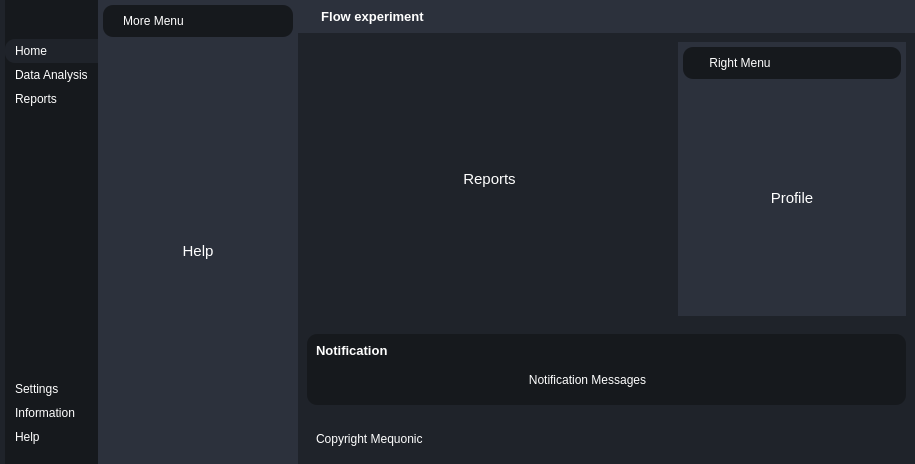
<?xml version="1.0" encoding="UTF-8"?>
<ui version="4.0">
 <class>MainWindow</class>
 <widget class="QMainWindow" name="MainWindow">
  <property name="geometry">
   <rect>
    <x>0</x>
    <y>0</y>
    <width>915</width>
    <height>464</height>
   </rect>
  </property>
  <property name="windowTitle">
   <string>MainWindow</string>
  </property>
  <property name="styleSheet">
   <string notr="true"> *{
	border:none;
    background-color:transparent;
    background: transparent;
    padding:0;
    margin:0;
    color: #fff;
}
#centralwidget{
	background-color:#1f232a;
}

#leftMenuSubContainer{
  background-color:#16191d;
}
#leftMenuSubContainer QPushButton{
  text-align: left;
  padding:5px 10px; 
	border-top-left-radius:10px;
	border-bottom-left-radius:10px;

}

#centerMenuSubContainer,#rightMenuSubContainer{
	background-color:#2c313c;
}

#frame_4,#frame_8,#popupNotificationSubContainer{
	background-color:#16191d;
	border-radius:10px;

}

#headerContiner{
	background-color:#2c313c;
}


</string>
  </property>
  <widget class="QWidget" name="centralwidget">
   <layout class="QHBoxLayout" name="horizontalLayout">
    <property name="spacing">
     <number>0</number>
    </property>
    <property name="leftMargin">
     <number>0</number>
    </property>
    <property name="topMargin">
     <number>0</number>
    </property>
    <property name="rightMargin">
     <number>0</number>
    </property>
    <property name="bottomMargin">
     <number>0</number>
    </property>
    <item alignment="Qt::AlignLeft">
     <widget class="QWidget" name="leftMenuContainer" native="true">
      <property name="styleSheet">
       <string notr="true"/>
      </property>
      <layout class="QVBoxLayout" name="verticalLayout_2">
       <property name="spacing">
        <number>0</number>
       </property>
       <property name="leftMargin">
        <number>5</number>
       </property>
       <property name="topMargin">
        <number>0</number>
       </property>
       <property name="rightMargin">
        <number>0</number>
       </property>
       <property name="bottomMargin">
        <number>0</number>
       </property>
       <item alignment="Qt::AlignLeft">
        <widget class="QWidget" name="leftMenuSubContainer" native="true">
         <layout class="QVBoxLayout" name="verticalLayout">
          <property name="spacing">
           <number>0</number>
          </property>
          <property name="leftMargin">
           <number>0</number>
          </property>
          <property name="topMargin">
           <number>5</number>
          </property>
          <property name="rightMargin">
           <number>0</number>
          </property>
          <property name="bottomMargin">
           <number>5</number>
          </property>
          <item>
           <widget class="QFrame" name="frame">
            <property name="frameShape">
             <enum>QFrame::StyledPanel</enum>
            </property>
            <property name="frameShadow">
             <enum>QFrame::Raised</enum>
            </property>
            <layout class="QHBoxLayout" name="horizontalLayout_2">
             <property name="spacing">
              <number>0</number>
             </property>
             <property name="leftMargin">
              <number>0</number>
             </property>
             <property name="topMargin">
              <number>0</number>
             </property>
             <property name="rightMargin">
              <number>0</number>
             </property>
             <property name="bottomMargin">
              <number>0</number>
             </property>
             <item>
              <widget class="QPushButton" name="pushButton">
               <property name="toolTip">
                <string>Menu</string>
               </property>
               <property name="text">
                <string/>
               </property>
               <property name="icon">
                <iconset resource="resources.qrc">
                 <normaloff>:/icons/icons/align-justify.svg</normaloff>:/icons/icons/align-justify.svg</iconset>
               </property>
              </widget>
             </item>
            </layout>
           </widget>
          </item>
          <item alignment="Qt::AlignTop">
           <widget class="QFrame" name="frame_2">
            <property name="sizePolicy">
             <sizepolicy hsizetype="Preferred" vsizetype="Preferred">
              <horstretch>0</horstretch>
              <verstretch>0</verstretch>
             </sizepolicy>
            </property>
            <property name="frameShape">
             <enum>QFrame::StyledPanel</enum>
            </property>
            <property name="frameShadow">
             <enum>QFrame::Raised</enum>
            </property>
            <layout class="QVBoxLayout" name="verticalLayout_3">
             <property name="spacing">
              <number>0</number>
             </property>
             <property name="leftMargin">
              <number>0</number>
             </property>
             <property name="topMargin">
              <number>10</number>
             </property>
             <property name="rightMargin">
              <number>0</number>
             </property>
             <property name="bottomMargin">
              <number>10</number>
             </property>
             <item>
              <widget class="QPushButton" name="homeBtn">
               <property name="toolTip">
                <string>Home</string>
               </property>
               <property name="styleSheet">
                <string notr="true">background-color: #1f232a</string>
               </property>
               <property name="text">
                <string>Home</string>
               </property>
               <property name="icon">
                <iconset resource="resources.qrc">
                 <normaloff>:/icons/icons/home.svg</normaloff>:/icons/icons/home.svg</iconset>
               </property>
               <property name="iconSize">
                <size>
                 <width>24</width>
                 <height>24</height>
                </size>
               </property>
              </widget>
             </item>
             <item>
              <widget class="QPushButton" name="dataBtn">
               <property name="toolTip">
                <string>Data Analysis</string>
               </property>
               <property name="text">
                <string>Data Analysis</string>
               </property>
               <property name="icon">
                <iconset resource="resources.qrc">
                 <normaloff>:/icons/icons/list.svg</normaloff>:/icons/icons/list.svg</iconset>
               </property>
               <property name="iconSize">
                <size>
                 <width>24</width>
                 <height>24</height>
                </size>
               </property>
              </widget>
             </item>
             <item>
              <widget class="QPushButton" name="reportBtn">
               <property name="toolTip">
                <string>Reports</string>
               </property>
               <property name="text">
                <string>Reports</string>
               </property>
               <property name="icon">
                <iconset resource="resources.qrc">
                 <normaloff>:/icons/icons/printer.svg</normaloff>:/icons/icons/printer.svg</iconset>
               </property>
               <property name="iconSize">
                <size>
                 <width>24</width>
                 <height>24</height>
                </size>
               </property>
              </widget>
             </item>
            </layout>
           </widget>
          </item>
          <item>
           <spacer name="verticalSpacer_2">
            <property name="orientation">
             <enum>Qt::Vertical</enum>
            </property>
            <property name="sizeHint" stdset="0">
             <size>
              <width>20</width>
              <height>40</height>
             </size>
            </property>
           </spacer>
          </item>
          <item>
           <widget class="QFrame" name="frame_3">
            <property name="frameShape">
             <enum>QFrame::StyledPanel</enum>
            </property>
            <property name="frameShadow">
             <enum>QFrame::Raised</enum>
            </property>
            <layout class="QVBoxLayout" name="verticalLayout_4">
             <property name="spacing">
              <number>0</number>
             </property>
             <property name="leftMargin">
              <number>0</number>
             </property>
             <property name="topMargin">
              <number>10</number>
             </property>
             <property name="rightMargin">
              <number>0</number>
             </property>
             <property name="bottomMargin">
              <number>10</number>
             </property>
             <item>
              <widget class="QPushButton" name="settingsBtn">
               <property name="toolTip">
                <string>Go to settings</string>
               </property>
               <property name="text">
                <string>Settings</string>
               </property>
               <property name="icon">
                <iconset resource="resources.qrc">
                 <normaloff>:/icons/icons/settings.svg</normaloff>:/icons/icons/settings.svg</iconset>
               </property>
               <property name="iconSize">
                <size>
                 <width>24</width>
                 <height>24</height>
                </size>
               </property>
              </widget>
             </item>
             <item>
              <widget class="QPushButton" name="infoBtn">
               <property name="toolTip">
                <string>Information about the app</string>
               </property>
               <property name="text">
                <string>Information</string>
               </property>
               <property name="icon">
                <iconset resource="resources.qrc">
                 <normaloff>:/icons/icons/info.svg</normaloff>:/icons/icons/info.svg</iconset>
               </property>
               <property name="iconSize">
                <size>
                 <width>24</width>
                 <height>24</height>
                </size>
               </property>
              </widget>
             </item>
             <item>
              <widget class="QPushButton" name="helpBtn">
               <property name="toolTip">
                <string>Get more help</string>
               </property>
               <property name="text">
                <string>Help</string>
               </property>
               <property name="icon">
                <iconset resource="resources.qrc">
                 <normaloff>:/icons/icons/help-circle.svg</normaloff>:/icons/icons/help-circle.svg</iconset>
               </property>
               <property name="iconSize">
                <size>
                 <width>24</width>
                 <height>24</height>
                </size>
               </property>
              </widget>
             </item>
            </layout>
           </widget>
          </item>
         </layout>
        </widget>
       </item>
      </layout>
     </widget>
    </item>
    <item>
     <widget class="QWidget" name="centerMenuContainer" native="true">
      <property name="minimumSize">
       <size>
        <width>200</width>
        <height>0</height>
       </size>
      </property>
      <layout class="QVBoxLayout" name="verticalLayout_5">
       <property name="spacing">
        <number>0</number>
       </property>
       <property name="leftMargin">
        <number>0</number>
       </property>
       <property name="topMargin">
        <number>0</number>
       </property>
       <property name="rightMargin">
        <number>0</number>
       </property>
       <property name="bottomMargin">
        <number>0</number>
       </property>
       <item alignment="Qt::AlignLeft">
        <widget class="QWidget" name="centerMenuSubContainer" native="true">
         <property name="minimumSize">
          <size>
           <width>200</width>
           <height>0</height>
          </size>
         </property>
         <layout class="QVBoxLayout" name="verticalLayout_6">
          <property name="spacing">
           <number>5</number>
          </property>
          <property name="leftMargin">
           <number>5</number>
          </property>
          <property name="topMargin">
           <number>5</number>
          </property>
          <property name="rightMargin">
           <number>5</number>
          </property>
          <property name="bottomMargin">
           <number>5</number>
          </property>
          <item alignment="Qt::AlignTop">
           <widget class="QFrame" name="frame_4">
            <property name="frameShape">
             <enum>QFrame::StyledPanel</enum>
            </property>
            <property name="frameShadow">
             <enum>QFrame::Raised</enum>
            </property>
            <layout class="QHBoxLayout" name="horizontalLayout_3">
             <item>
              <widget class="QLabel" name="label">
               <property name="text">
                <string>More Menu</string>
               </property>
               <property name="alignment">
                <set>Qt::AlignCenter</set>
               </property>
              </widget>
             </item>
             <item alignment="Qt::AlignRight">
              <widget class="QPushButton" name="pushButton_2">
               <property name="toolTip">
                <string>Close Menu</string>
               </property>
               <property name="text">
                <string/>
               </property>
               <property name="icon">
                <iconset resource="resources.qrc">
                 <normaloff>:/icons/icons/x-circle.svg</normaloff>:/icons/icons/x-circle.svg</iconset>
               </property>
               <property name="iconSize">
                <size>
                 <width>24</width>
                 <height>24</height>
                </size>
               </property>
              </widget>
             </item>
            </layout>
           </widget>
          </item>
          <item>
           <widget class="QStackedWidget" name="stackedWidget">
            <property name="styleSheet">
             <string notr="true"/>
            </property>
            <property name="currentIndex">
             <number>2</number>
            </property>
            <widget class="QWidget" name="page">
             <layout class="QVBoxLayout" name="verticalLayout_7">
              <item>
               <widget class="QLabel" name="label_2">
                <property name="font">
                 <font>
                  <pointsize>11</pointsize>
                 </font>
                </property>
                <property name="text">
                 <string>Settings</string>
                </property>
                <property name="alignment">
                 <set>Qt::AlignCenter</set>
                </property>
               </widget>
              </item>
             </layout>
            </widget>
            <widget class="QWidget" name="page_2">
             <layout class="QVBoxLayout" name="verticalLayout_8">
              <item>
               <widget class="QLabel" name="label_3">
                <property name="font">
                 <font>
                  <pointsize>11</pointsize>
                 </font>
                </property>
                <property name="text">
                 <string>Information</string>
                </property>
                <property name="alignment">
                 <set>Qt::AlignCenter</set>
                </property>
               </widget>
              </item>
             </layout>
            </widget>
            <widget class="QWidget" name="page_3">
             <layout class="QVBoxLayout" name="verticalLayout_9">
              <item>
               <widget class="QLabel" name="label_5">
                <property name="font">
                 <font>
                  <pointsize>11</pointsize>
                 </font>
                </property>
                <property name="text">
                 <string>Help</string>
                </property>
                <property name="alignment">
                 <set>Qt::AlignCenter</set>
                </property>
               </widget>
              </item>
             </layout>
            </widget>
           </widget>
          </item>
         </layout>
        </widget>
       </item>
      </layout>
     </widget>
    </item>
    <item>
     <widget class="QWidget" name="mainBodyContainer" native="true">
      <property name="sizePolicy">
       <sizepolicy hsizetype="Expanding" vsizetype="Preferred">
        <horstretch>0</horstretch>
        <verstretch>0</verstretch>
       </sizepolicy>
      </property>
      <property name="styleSheet">
       <string notr="true"/>
      </property>
      <layout class="QVBoxLayout" name="verticalLayout_10">
       <property name="spacing">
        <number>0</number>
       </property>
       <property name="leftMargin">
        <number>0</number>
       </property>
       <property name="topMargin">
        <number>0</number>
       </property>
       <property name="rightMargin">
        <number>0</number>
       </property>
       <property name="bottomMargin">
        <number>0</number>
       </property>
       <item alignment="Qt::AlignTop">
        <widget class="QWidget" name="headerContiner" native="true">
         <layout class="QHBoxLayout" name="horizontalLayout_4">
          <item alignment="Qt::AlignLeft">
           <widget class="QFrame" name="frame_5">
            <property name="frameShape">
             <enum>QFrame::StyledPanel</enum>
            </property>
            <property name="frameShadow">
             <enum>QFrame::Raised</enum>
            </property>
            <layout class="QHBoxLayout" name="horizontalLayout_7">
             <property name="spacing">
              <number>0</number>
             </property>
             <property name="leftMargin">
              <number>0</number>
             </property>
             <property name="topMargin">
              <number>0</number>
             </property>
             <property name="rightMargin">
              <number>0</number>
             </property>
             <property name="bottomMargin">
              <number>0</number>
             </property>
             <item>
              <widget class="QLabel" name="label_4">
               <property name="maximumSize">
                <size>
                 <width>80</width>
                 <height>40</height>
                </size>
               </property>
               <property name="text">
                <string/>
               </property>
               <property name="pixmap">
                <pixmap resource="resources.qrc">:/images/Captura de pantalla 2023-07-23 212352.png</pixmap>
               </property>
               <property name="scaledContents">
                <bool>true</bool>
               </property>
              </widget>
             </item>
             <item>
              <widget class="QLabel" name="label_6">
               <property name="font">
                <font>
                 <pointsize>10</pointsize>
                 <weight>75</weight>
                 <bold>true</bold>
                </font>
               </property>
               <property name="text">
                <string>  Flow experiment</string>
               </property>
              </widget>
             </item>
            </layout>
           </widget>
          </item>
          <item alignment="Qt::AlignHCenter">
           <widget class="QFrame" name="frame_6">
            <property name="frameShape">
             <enum>QFrame::StyledPanel</enum>
            </property>
            <property name="frameShadow">
             <enum>QFrame::Raised</enum>
            </property>
            <layout class="QHBoxLayout" name="horizontalLayout_6">
             <property name="spacing">
              <number>0</number>
             </property>
             <property name="leftMargin">
              <number>0</number>
             </property>
             <property name="topMargin">
              <number>0</number>
             </property>
             <property name="rightMargin">
              <number>0</number>
             </property>
             <property name="bottomMargin">
              <number>0</number>
             </property>
             <item>
              <widget class="QPushButton" name="pushButton_7">
               <property name="toolTip">
                <string>More</string>
               </property>
               <property name="text">
                <string/>
               </property>
               <property name="icon">
                <iconset resource="resources.qrc">
                 <normaloff>:/icons/icons/more-horizontal.svg</normaloff>:/icons/icons/more-horizontal.svg</iconset>
               </property>
               <property name="iconSize">
                <size>
                 <width>24</width>
                 <height>24</height>
                </size>
               </property>
              </widget>
             </item>
             <item>
              <widget class="QPushButton" name="pushButton_6">
               <property name="toolTip">
                <string>Profile</string>
               </property>
               <property name="text">
                <string/>
               </property>
               <property name="icon">
                <iconset resource="resources.qrc">
                 <normaloff>:/icons/icons/user.svg</normaloff>:/icons/icons/user.svg</iconset>
               </property>
               <property name="iconSize">
                <size>
                 <width>24</width>
                 <height>24</height>
                </size>
               </property>
              </widget>
             </item>
            </layout>
           </widget>
          </item>
          <item alignment="Qt::AlignRight">
           <widget class="QFrame" name="frame_7">
            <property name="frameShape">
             <enum>QFrame::StyledPanel</enum>
            </property>
            <property name="frameShadow">
             <enum>QFrame::Raised</enum>
            </property>
            <layout class="QHBoxLayout" name="horizontalLayout_5">
             <property name="spacing">
              <number>0</number>
             </property>
             <property name="leftMargin">
              <number>0</number>
             </property>
             <property name="topMargin">
              <number>0</number>
             </property>
             <property name="rightMargin">
              <number>0</number>
             </property>
             <property name="bottomMargin">
              <number>0</number>
             </property>
             <item>
              <widget class="QPushButton" name="pushButton_3">
               <property name="toolTip">
                <string>Minimize Window </string>
               </property>
               <property name="text">
                <string/>
               </property>
               <property name="icon">
                <iconset resource="resources.qrc">
                 <normaloff>:/icons/icons/minus.svg</normaloff>:/icons/icons/minus.svg</iconset>
               </property>
              </widget>
             </item>
             <item>
              <widget class="QPushButton" name="pushButton_4">
               <property name="toolTip">
                <string>Restore Window</string>
               </property>
               <property name="text">
                <string/>
               </property>
               <property name="icon">
                <iconset resource="resources.qrc">
                 <normaloff>:/icons/icons/square.svg</normaloff>:/icons/icons/square.svg</iconset>
               </property>
              </widget>
             </item>
             <item>
              <widget class="QPushButton" name="pushButton_5">
               <property name="toolTip">
                <string>Close Window</string>
               </property>
               <property name="text">
                <string/>
               </property>
               <property name="icon">
                <iconset resource="resources.qrc">
                 <normaloff>:/icons/icons/x.svg</normaloff>:/icons/icons/x.svg</iconset>
               </property>
              </widget>
             </item>
            </layout>
           </widget>
          </item>
         </layout>
        </widget>
       </item>
       <item>
        <widget class="QWidget" name="mainbodyContent" native="true">
         <property name="sizePolicy">
          <sizepolicy hsizetype="Preferred" vsizetype="Expanding">
           <horstretch>0</horstretch>
           <verstretch>0</verstretch>
          </sizepolicy>
         </property>
         <layout class="QHBoxLayout" name="horizontalLayout_8">
          <item>
           <widget class="QWidget" name="mainContentsContainer" native="true">
            <layout class="QVBoxLayout" name="verticalLayout_15">
             <item>
              <widget class="QStackedWidget" name="stackedWidget_3">
               <property name="currentIndex">
                <number>2</number>
               </property>
               <widget class="QWidget" name="page_6">
                <layout class="QVBoxLayout" name="verticalLayout_16">
                 <item>
                  <widget class="QLabel" name="label_10">
                   <property name="minimumSize">
                    <size>
                     <width>200</width>
                     <height>0</height>
                    </size>
                   </property>
                   <property name="font">
                    <font>
                     <pointsize>11</pointsize>
                    </font>
                   </property>
                   <property name="text">
                    <string>Home</string>
                   </property>
                   <property name="alignment">
                    <set>Qt::AlignCenter</set>
                   </property>
                  </widget>
                 </item>
                </layout>
               </widget>
               <widget class="QWidget" name="page_7">
                <layout class="QVBoxLayout" name="verticalLayout_17">
                 <item>
                  <widget class="QLabel" name="label_11">
                   <property name="minimumSize">
                    <size>
                     <width>200</width>
                     <height>0</height>
                    </size>
                   </property>
                   <property name="font">
                    <font>
                     <pointsize>11</pointsize>
                    </font>
                   </property>
                   <property name="text">
                    <string>Data Analysis</string>
                   </property>
                   <property name="alignment">
                    <set>Qt::AlignCenter</set>
                   </property>
                  </widget>
                 </item>
                </layout>
               </widget>
               <widget class="QWidget" name="page_8">
                <layout class="QVBoxLayout" name="verticalLayout_18">
                 <item>
                  <widget class="QLabel" name="label_12">
                   <property name="minimumSize">
                    <size>
                     <width>200</width>
                     <height>0</height>
                    </size>
                   </property>
                   <property name="font">
                    <font>
                     <pointsize>11</pointsize>
                    </font>
                   </property>
                   <property name="text">
                    <string>Reports</string>
                   </property>
                   <property name="alignment">
                    <set>Qt::AlignCenter</set>
                   </property>
                  </widget>
                 </item>
                </layout>
               </widget>
              </widget>
             </item>
            </layout>
           </widget>
          </item>
          <item alignment="Qt::AlignRight">
           <widget class="QWidget" name="rightMenuContainer" native="true">
            <property name="minimumSize">
             <size>
              <width>200</width>
              <height>0</height>
             </size>
            </property>
            <layout class="QVBoxLayout" name="verticalLayout_11">
             <property name="spacing">
              <number>0</number>
             </property>
             <property name="leftMargin">
              <number>0</number>
             </property>
             <property name="topMargin">
              <number>0</number>
             </property>
             <property name="rightMargin">
              <number>0</number>
             </property>
             <property name="bottomMargin">
              <number>0</number>
             </property>
             <item>
              <widget class="QWidget" name="rightMenuSubContainer" native="true">
               <property name="minimumSize">
                <size>
                 <width>200</width>
                 <height>0</height>
                </size>
               </property>
               <layout class="QVBoxLayout" name="verticalLayout_12">
                <property name="spacing">
                 <number>5</number>
                </property>
                <property name="leftMargin">
                 <number>5</number>
                </property>
                <property name="topMargin">
                 <number>5</number>
                </property>
                <property name="rightMargin">
                 <number>5</number>
                </property>
                <property name="bottomMargin">
                 <number>5</number>
                </property>
                <item>
                 <widget class="QFrame" name="frame_8">
                  <property name="frameShape">
                   <enum>QFrame::StyledPanel</enum>
                  </property>
                  <property name="frameShadow">
                   <enum>QFrame::Raised</enum>
                  </property>
                  <layout class="QHBoxLayout" name="horizontalLayout_9">
                   <item alignment="Qt::AlignHCenter">
                    <widget class="QLabel" name="label_7">
                     <property name="text">
                      <string>Right Menu</string>
                     </property>
                     <property name="alignment">
                      <set>Qt::AlignCenter</set>
                     </property>
                    </widget>
                   </item>
                   <item alignment="Qt::AlignRight">
                    <widget class="QPushButton" name="pushButton_8">
                     <property name="toolTip">
                      <string>Close Menu</string>
                     </property>
                     <property name="text">
                      <string/>
                     </property>
                     <property name="icon">
                      <iconset resource="resources.qrc">
                       <normaloff>:/icons/icons/x-circle.svg</normaloff>:/icons/icons/x-circle.svg</iconset>
                     </property>
                    </widget>
                   </item>
                  </layout>
                 </widget>
                </item>
                <item>
                 <widget class="QStackedWidget" name="stackedWidget_2">
                  <widget class="QWidget" name="page_4">
                   <layout class="QVBoxLayout" name="verticalLayout_13">
                    <item>
                     <widget class="QLabel" name="label_8">
                      <property name="font">
                       <font>
                        <pointsize>11</pointsize>
                       </font>
                      </property>
                      <property name="text">
                       <string>Profile</string>
                      </property>
                      <property name="alignment">
                       <set>Qt::AlignCenter</set>
                      </property>
                     </widget>
                    </item>
                   </layout>
                  </widget>
                  <widget class="QWidget" name="page_5">
                   <layout class="QVBoxLayout" name="verticalLayout_14">
                    <item alignment="Qt::AlignRight">
                     <widget class="QLabel" name="label_9">
                      <property name="minimumSize">
                       <size>
                        <width>200</width>
                        <height>0</height>
                       </size>
                      </property>
                      <property name="font">
                       <font>
                        <pointsize>11</pointsize>
                       </font>
                      </property>
                      <property name="text">
                       <string>More</string>
                      </property>
                      <property name="alignment">
                       <set>Qt::AlignCenter</set>
                      </property>
                     </widget>
                    </item>
                   </layout>
                  </widget>
                 </widget>
                </item>
               </layout>
              </widget>
             </item>
            </layout>
           </widget>
          </item>
         </layout>
        </widget>
       </item>
       <item>
        <widget class="QWidget" name="popupNotificationContainer" native="true">
         <layout class="QVBoxLayout" name="verticalLayout_19">
          <item>
           <widget class="QWidget" name="popupNotificationSubContainer" native="true">
            <layout class="QVBoxLayout" name="verticalLayout_20">
             <item>
              <widget class="QLabel" name="label_14">
               <property name="font">
                <font>
                 <pointsize>10</pointsize>
                 <weight>75</weight>
                 <bold>true</bold>
                </font>
               </property>
               <property name="text">
                <string>Notification</string>
               </property>
              </widget>
             </item>
             <item>
              <widget class="QFrame" name="frame_10">
               <property name="frameShape">
                <enum>QFrame::StyledPanel</enum>
               </property>
               <property name="frameShadow">
                <enum>QFrame::Raised</enum>
               </property>
               <layout class="QHBoxLayout" name="horizontalLayout_10">
                <item>
                 <widget class="QLabel" name="label_13">
                  <property name="sizePolicy">
                   <sizepolicy hsizetype="Expanding" vsizetype="Preferred">
                    <horstretch>0</horstretch>
                    <verstretch>0</verstretch>
                   </sizepolicy>
                  </property>
                  <property name="text">
                   <string>Notification Messages</string>
                  </property>
                  <property name="alignment">
                   <set>Qt::AlignCenter</set>
                  </property>
                 </widget>
                </item>
                <item alignment="Qt::AlignRight">
                 <widget class="QPushButton" name="pushButton_9">
                  <property name="toolTip">
                   <string>close notification</string>
                  </property>
                  <property name="text">
                   <string/>
                  </property>
                  <property name="icon">
                   <iconset resource="resources.qrc">
                    <normaloff>:/icons/icons/x-octagon.svg</normaloff>:/icons/icons/x-octagon.svg</iconset>
                  </property>
                  <property name="iconSize">
                   <size>
                    <width>24</width>
                    <height>24</height>
                   </size>
                  </property>
                 </widget>
                </item>
               </layout>
              </widget>
             </item>
            </layout>
           </widget>
          </item>
         </layout>
        </widget>
       </item>
       <item>
        <widget class="QWidget" name="footeContainer" native="true">
         <layout class="QHBoxLayout" name="horizontalLayout_11">
          <item>
           <widget class="QFrame" name="sizeGrip">
            <property name="frameShape">
             <enum>QFrame::StyledPanel</enum>
            </property>
            <property name="frameShadow">
             <enum>QFrame::Raised</enum>
            </property>
            <layout class="QVBoxLayout" name="verticalLayout_21">
             <item>
              <widget class="QLabel" name="label_15">
               <property name="text">
                <string>Copyright Mequonic</string>
               </property>
              </widget>
             </item>
            </layout>
           </widget>
          </item>
          <item>
           <widget class="QFrame" name="frame_11">
            <property name="minimumSize">
             <size>
              <width>10</width>
              <height>10</height>
             </size>
            </property>
            <property name="maximumSize">
             <size>
              <width>10</width>
              <height>10</height>
             </size>
            </property>
            <property name="frameShape">
             <enum>QFrame::StyledPanel</enum>
            </property>
            <property name="frameShadow">
             <enum>QFrame::Raised</enum>
            </property>
            <layout class="QHBoxLayout" name="horizontalLayout_12"/>
           </widget>
          </item>
         </layout>
        </widget>
       </item>
      </layout>
     </widget>
    </item>
   </layout>
  </widget>
  <widget class="QMenuBar" name="menubar">
   <property name="geometry">
    <rect>
     <x>0</x>
     <y>0</y>
     <width>915</width>
     <height>26</height>
    </rect>
   </property>
  </widget>
 </widget>
 <resources>
  <include location="resources.qrc"/>
 </resources>
 <connections/>
</ui>
